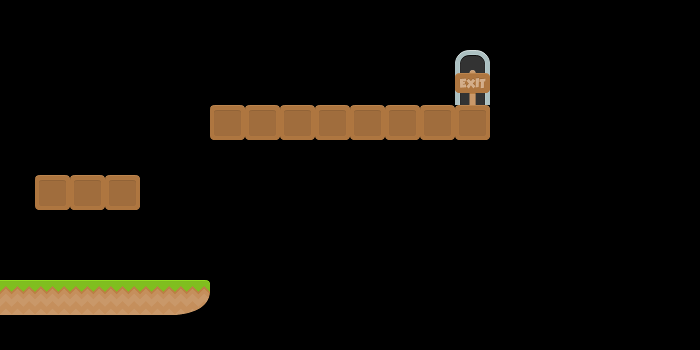

This is a level from a 2D game, rendered from its Tiled map with the project's own tilesets. A one-line summary and the complete map file follow:
An orthogonal 20x10 tile map with 35x35 px tiles, 2 tile layers (Background, Front Layer).

<map version="1.0" orientation="orthogonal" renderorder="right-down" width="20" height="10" tilewidth="35" tileheight="35" nextobjectid="1">
 <tileset firstgid="1" name="tiles_spritesheet" tilewidth="35" tileheight="35" spacing="1" tilecount="156" columns="12">
  <image source="../../source/assets/images/tiles_spritesheet.png" width="457" height="468" />
 </tileset>
 <layer name="Background" width="20" height="10">
  <data encoding="csv">
0,0,0,0,0,0,0,0,0,0,0,0,0,0,0,0,0,0,0,0,
0,0,0,0,0,0,0,0,0,0,0,0,0,46,0,0,0,0,0,0,
0,0,0,0,0,0,0,0,0,0,0,0,0,58,0,0,0,0,0,0,
0,0,0,0,0,0,0,0,0,0,0,0,0,0,0,0,0,0,0,0,
0,0,0,0,0,0,0,0,0,0,0,0,0,0,0,0,0,0,0,0,
0,0,0,0,0,0,0,0,0,0,0,0,0,0,0,0,0,0,0,0,
0,0,0,0,0,0,0,0,0,0,0,0,0,0,0,0,0,0,0,0,
0,0,0,0,0,0,0,0,0,0,0,0,0,0,0,0,0,0,0,0,
0,0,0,0,0,0,0,0,0,0,0,0,0,0,0,0,0,0,0,0,
0,0,0,0,0,0,0,0,0,0,0,0,0,0,0,0,0,0,0,0
</data>
 </layer>
 <layer name="Front Layer" width="20" height="10">
  <properties>
   <property name="collision" value="true" />
  </properties>
  <data encoding="csv">
0,0,0,0,0,0,0,0,0,0,0,0,0,0,0,0,0,0,0,0,
0,0,0,0,0,0,0,0,0,0,0,0,0,0,0,0,0,0,0,0,
0,0,0,0,0,0,0,0,0,0,0,0,0,65,0,0,0,0,0,0,
0,0,0,0,0,0,73,73,73,73,73,73,73,73,0,0,0,0,0,0,
0,0,0,0,0,0,0,0,0,0,0,0,0,0,0,0,0,0,0,0,
0,73,73,73,0,0,0,0,0,0,0,0,0,0,0,0,0,0,0,0,
0,0,0,0,0,0,0,0,0,0,0,0,0,0,0,0,0,0,0,0,
0,0,0,0,0,0,0,0,0,0,0,0,0,0,0,0,0,0,0,0,
104,104,104,104,104,105,0,0,0,0,0,0,0,0,0,0,0,0,0,0,
0,0,0,0,0,0,0,0,0,0,0,0,0,0,0,0,0,0,0,0
</data>
 </layer>
 <objectgroup name="Player">
  <properties>
   <property name="group" value="players" />
   <property name="texture" value="player_spritesheet" />
  </properties>
 </objectgroup>
</map>
